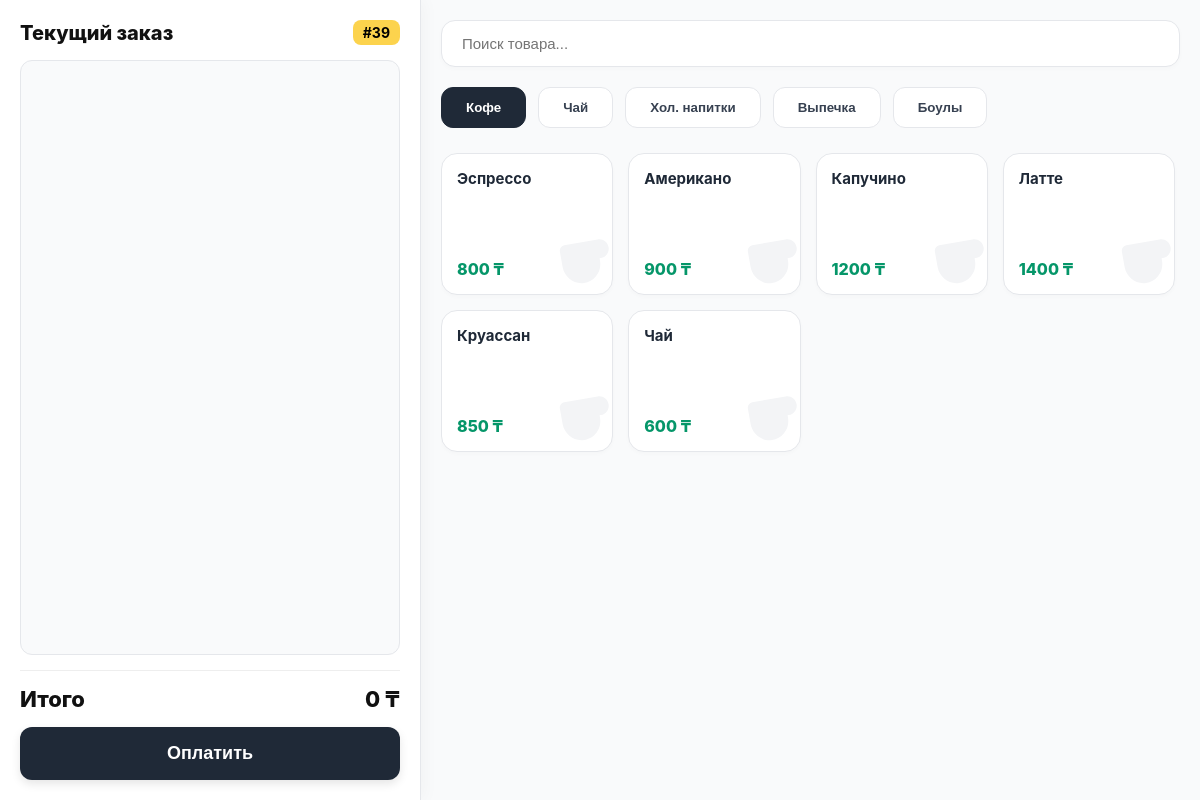
/cashier/, run on an earlier commit of the app's database.
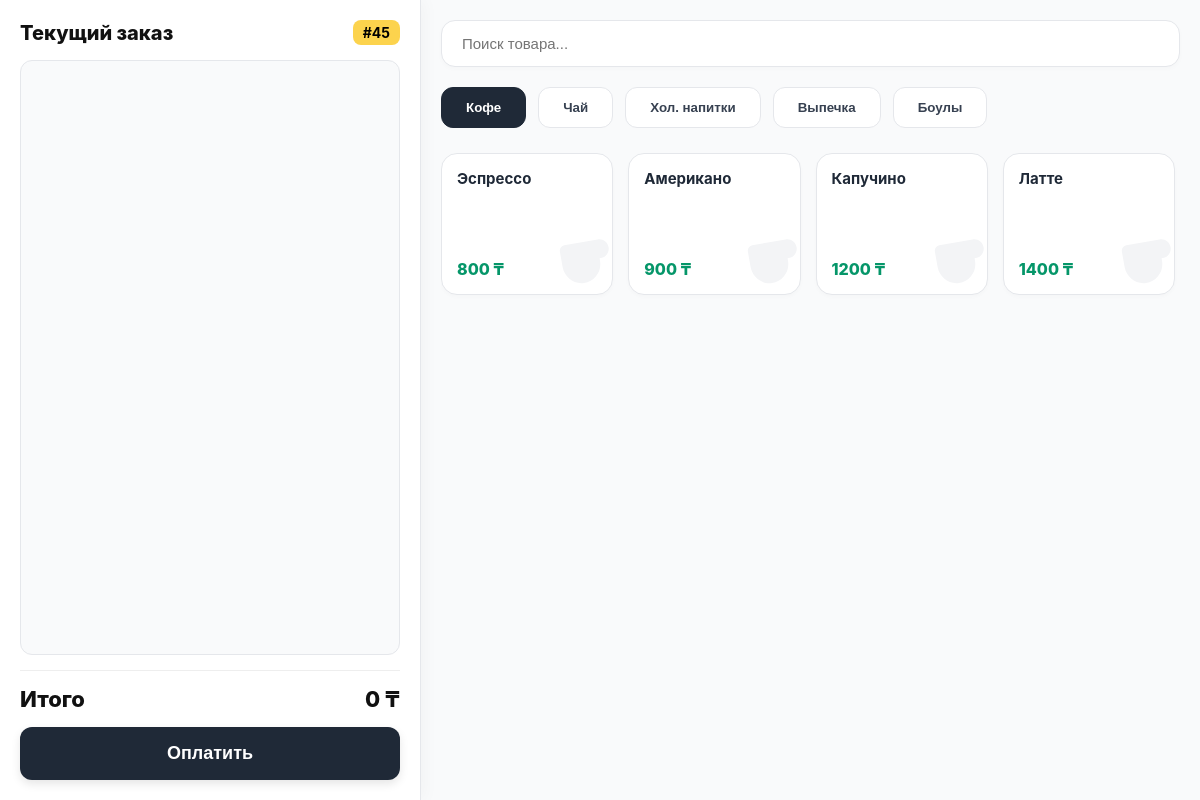
And on a later commit of the database.
### coffee/models.py (models this page shows, shortened)
class MenuItem(models.Model):
    CATEGORY_CHOICES = [
        ('coffee', 'Кофе'),
        ('tea', 'Чай'),
        ('cold', 'Хол. напитки'), # Лимонады, смузи
        ('pastry', 'Выпечка'),    # Круассаны, булки
        ('bowl', 'Боулы'),        # Еда в тарелках
        ('other', 'Другое'),      # Вода, жвачка
    ]
    name = models.CharField(max_length=100)
    price = models.DecimalField(max_digits=8, decimal_places=2, verbose_name="Базовая цена")
    category = models.CharField(max_length=20, choices=CATEGORY_CHOICES, default='coffee', verbose_name="Категория")
    is_sized = models.BooleanField(default=True, verbose_name="Имеет размеры (S/M/L)")

### coffee/views.py (the view)
# urls.py: path('cashier/', views.cashier_view, name='cashier'), # Касса
def cashier_view(request):
    last_order = Order.objects.last()
    next_id = last_order.id + 1 if last_order else 1
    products = MenuItem.objects.all()
    modifiers = list(Modifier.objects.values())
    context = {
        'next_id': next_id,
        'products': products,
        'modifiers': modifiers
    }
    return render(request, 'coffee/cashier.html', context)

### coffee/templates/coffee/cashier.html (shortened to what this page needs)
{% load static %}
<!DOCTYPE html>
<html lang="ru">
<head>
</head>
<body>
    <div class="pos-container">
        <div class="panel-cart">
            <div class="cart-header">
                <span class="t-current">Текущий заказ</span>
                <span class="order-badge" id="ui-order-id">#{{ next_id }}</span>
            </div>
            <div class="cart-list" id="cart-items">
                </div>
            <div class="total-section">
                <div class="total-row">
                    <span class="t-total">Итого</span>
                    <span id="total-price">0 ₸</span>
                </div>
                <button class="pay-button" onclick="submitOrder()">
                    <span class="t-pay">Оплатить</span>
                </button>
            </div>
        </div>
        <div class="panel-menu">
            <div class="search-container">
                <input type="text" placeholder="Поиск товара..." class="search-input t-search-ph">
            </div>
            <div class="category-tabs">
                <button class="tab-btn active" onclick="filterMenu('coffee')"> <span class="t-coffee">Кофе</span></button>
                <button class="tab-btn" onclick="filterMenu('tea')"> <span class="t-tea">Чай</span></button>
                <button class="tab-btn" onclick="filterMenu('cold')"> <span class="t-cold">Хол. напитки</span></button>
                <button class="tab-btn" onclick="filterMenu('pastry')"> <span class="t-pastry">Выпечка</span></button>
                <button class="tab-btn" onclick="filterMenu('bowl')"> <span class="t-bowl">Боулы</span></button>
            </div>
            <div class="menu-grid" id="menu-grid">
                {% for item in products %}
                <div class="menu-item"
                     onclick="addToCart('{{ item.name }}', {{ item.price|stringformat:'d' }}, {% if item.is_sized %}true{% else %}false{% endif %})"
                     data-category="{{ item.category }}">
                    <div class="item-name">{{ item.name }}</div>
                    <div class="item-price">{{ item.price|floatformat:0 }} ₸</div>
                    {% if item.category == 'coffee' %}
                        <svg class="bg-icon" viewBox="0 0 24 24" fill="currentColor"><path d="M18.5 3H6c-1.1 0-2 .9-2 2v5.71c0 3.83 2.95 7.18 6.78 7.29 3.96.12 7.22-3.06 7.22-7v-1h.5c1.93 0 3.5-1.57 3.5-3.5S20.43 3 18.5 3z"/></svg>
                    {% elif item.category == 'tea' %}
                        <svg class="bg-icon" viewBox="0 0 24 24" fill="currentColor"><path d="M20 3H4v10c0 2.21 1.79 4 4 4h6c2.21 0 4-1.79 4-4v-3h2c1.11 0 2-.9 2-2V5c0-1.11-.89-2-2-2z"/></svg>
                    {% elif item.category == 'pastry' %}
                        <svg class="bg-icon" viewBox="0 0 24 24" fill="currentColor"><path d="M22 10v9c0 1.1-.9 2-2 2H4c-1.1 0-2-.9-2-2v-9h20z"/></svg>
                    {% elif item.category == 'bowl' %}
                        <svg class="bg-icon" viewBox="0 0 24 24" fill="currentColor"><path d="M2 12c0 3.2 2.1 5.9 5 6.7V22h10v-3.3c2.9-.8 5-3.5 5-6.7H2zm9-6c1.6 0 3-1.4 3-3h-2c0 1-.6 1.9-1.5 2.5C10.1 5.2 10 5.1 10 5H8c0 .3.1.6.2.9C7.4 7.2 7 8.5 7 10h2c0-1.1.9-2 2-2z"/></svg>
                    {% else %}
                        <svg class="bg-icon" viewBox="0 0 24 24" fill="currentColor"><circle cx="12" cy="12" r="10"/></svg>
                    {% endif %}
                </div>
                {% empty %}
                    <div style="padding:20px; color:#999; grid-column: 1/-1; text-align:center;">
                        Меню пустое. Добавь товары в Админке!
                    </div>
                {% endfor %}
            </div>
            </div>
        </div>
</body>
</html>

What changed in the data, as far as the page shows it:
no longer on this page (row edited): MenuItem: name "Круассан", price "850", category "coffee" (drawn)
no longer on this page (row edited): MenuItem: name "Чай", price "600", category "coffee" (drawn)
Also different on the page:
{{ next_id }}: "39" → "45"
